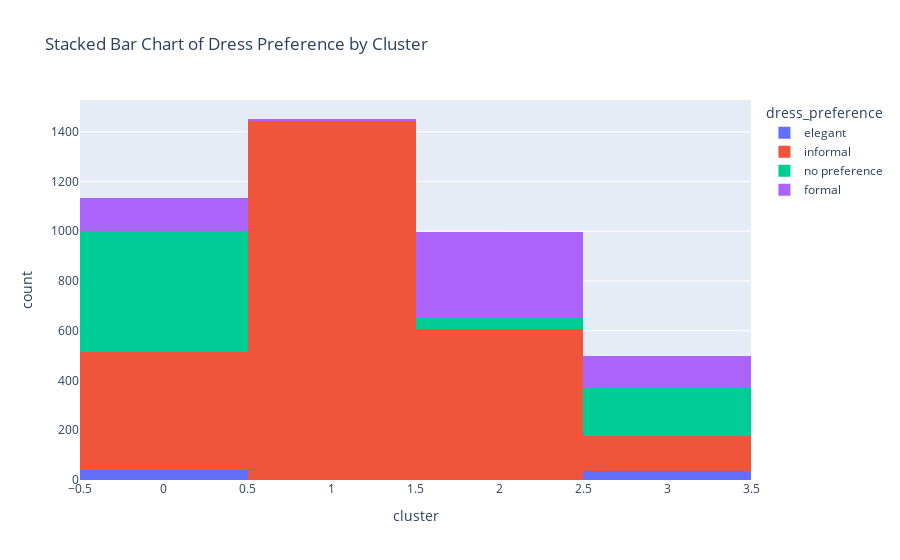

Notebook cell for this chart:
### Code cell
# Group by cluster and dress preference, then count
dress_data = final_user_df.select('cluster','dress_preference')
#dress_cluster_agg = dress_data.group_by(['cluster', 'dress_preference']).len()
# Convert to pandas
dress_data_pd = final_user_df.to_pandas()

# Create stacked bar chart
fig = px.histogram(
    dress_data_pd,
    x="cluster",                      # x-axis: clusters
    color="dress_preference",        # stacked segments: dress preference
    barmode="stack",                 # stack the bars
    title="Stacked Bar Chart of Dress Preference by Cluster",
    category_orders={"cluster": sorted(dress_data_pd["cluster"].unique())}
)


fig.show()

# Table showing distribution
dress_summary = (
    dress_data
    .group_by(["cluster", "dress_preference"])
    .agg(pl.count())
    .pivot(
        values="count",
        index="cluster",
        columns="dress_preference"
        )
    .fill_null(0)  # Optional: fill in missing values with 0
)

print(dress_summary)

### Figure 1 — Plotly figure (JSON) as saved in the notebook; plotly's stock layout.template omitted (floating-point values rounded to 4 significant figures; data arrays with more than 128 entries replaced by an {"elided": "..."} marker saying what was removed)
{"data": [{"bingroup": "x", "hovertemplate": "dress_preference=elegant<br>cluster=%{x}<br>count=%{y}<extra></extra>", "legendgroup": "elegant", "marker": {"color": "#636efa", "pattern": {"shape": ""}}, "name": "elegant", "orientation": "v", "showlegend": true, "type": "histogram", "x": [3, 3, 3, 3, 3, 3, 3, 3, 3, 3, 3, 3, 3, 3, 3, 3, 3, 3, 3, 3, 3, 3, 3, 3, 3, 3, 3, 3, 3, 3, 3, 3, 3, 3, 3, 3, 3, 3, 0, 0, 0, 0, 0, 0, 0, 0, 0, 0, 0, 0, 0, 0, 0, 0, 0, 0, 0, 0, 0, 0, 0, 0, 0, 0, 0, 0, 0, 0, 0, 0, 0, 0, 0, 0, 0, 0, 0, 0], "xaxis": "x", "yaxis": "y"}, {"bingroup": "x", "hovertemplate": "dress_preference=informal<br>cluster=%{x}<br>count=%{y}<extra></extra>", "legendgroup": "informal", "marker": {"color": "#EF553B", "pattern": {"shape": ""}}, "name": "informal", "orientation": "v", "showlegend": true, "type": "histogram", "x": {"elided": "2663 int values"}, "xaxis": "x", "yaxis": "y"}, {"bingroup": "x", "hovertemplate": "dress_preference=no preference<br>cluster=%{x}<br>count=%{y}<extra></extra>", "legendgroup": "no preference", "marker": {"color": "#00cc96", "pattern": {"shape": ""}}, "name": "no preference", "orientation": "v", "showlegend": true, "type": "histogram", "x": {"elided": "722 int values"}, "xaxis": "x", "yaxis": "y"}, {"bingroup": "x", "hovertemplate": "dress_preference=formal<br>cluster=%{x}<br>count=%{y}<extra></extra>", "legendgroup": "formal", "marker": {"color": "#ab63fa", "pattern": {"shape": ""}}, "name": "formal", "orientation": "v", "showlegend": true, "type": "histogram", "x": {"elided": "619 int values"}, "xaxis": "x", "yaxis": "y"}], "layout": {"barmode": "stack", "legend": {"title": {"text": "dress_preference"}, "tracegroupgap": 0}, "title": {"text": "Stacked Bar Chart of Dress Preference by Cluster"}, "xaxis": {"anchor": "y", "categoryarray": [0, 1, 2, 3], "categoryorder": "array", "domain": [0, 1], "title": {"text": "cluster"}}, "yaxis": {"anchor": "x", "domain": [0, 1], "title": {"text": "count"}}}}
